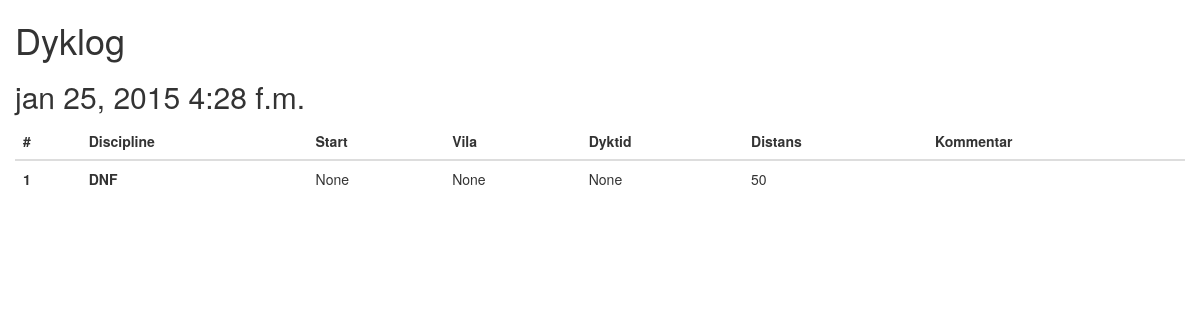
The app's page //, older data.
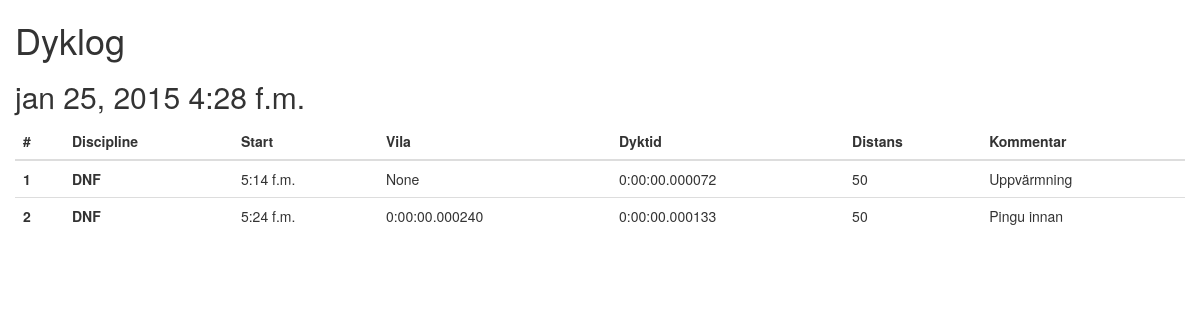
The same page, newer data.
### src/apps/dive_log/models.py (models this page shows, shortened)
class Session(models.Model):
    date = models.DateField(verbose_name=_(u'Datum'))
    time = models.TimeField(verbose_name=_(u'Tid'))
    comment = models.CharField(verbose_name=_(u'Kommentar'), max_length=512, blank=True)
    class Meta:
        verbose_name = _(u'Session')
        verbose_name_plural = _(u'Sessioner')
        ordering = ['date', 'time']

class Dive(models.Model):
    session = models.ForeignKey(Session)
    discipline = models.ForeignKey(Discipline, verbose_name=_(u'Disciplin'), null=True, blank=True)
    rest_duration = models.DurationField(_(u'Vila'), null=True, blank=True)
    start = models.TimeField(null=True, blank=True)
    dive_duration = models.DurationField(_(u'Dyktid'), null=True, blank=True)
    distance = models.IntegerField(_(u'Distans'), help_text=_(u'i meter'), null=True)
    temperature = models.IntegerField(_(u'Temperatur'), help_text=_(u'i celsius'), null=True, blank=True)
    comment = models.CharField(_(u'Kommentar'), max_length=512, blank=True)
    class Meta:
        verbose_name = _(u'Dyk')
        verbose_name_plural = _(u'Dyk')

### src/apps/discipline/models.py (models this page shows, shortened)
class Discipline(models.Model):
    abbreviation = models.CharField(_(u'Förkortning'), max_length=3)
    name = models.CharField(_(u'Namn'), max_length=64)

### src/apps/dive_log/views.py (called while the page is built)
def list_sessions(request):
    sessions = Session.objects.all()
    context = {
        'sessions': sessions
    }
    return render(request, 'list.html', context)

### src/apps/dive_log/templates/list.html (shortened to what this page needs)
<!DOCTYPE html>
<html lang="sv-SE">
	<head>
        <link href="//maxcdn.bootstrapcdn.com/bootstrap/3.3.1/css/bootstrap.min.css" rel="stylesheet">
		<link href="//maxcdn.bootstrapcdn.com/font-awesome/4.2.0/css/font-awesome.min.css" rel="stylesheet">
	</head>
	<body>
      <div class="container-fluid">
        <h1>Dyklog</h1>
      {% for session in sessions %}
        <h2>{{ session.date }} {{ session.time }}</h2>
        <table class="table">
          <thead>
            <tr>
              <th>#</th>
              <th>Discipline</th>
              <th>Start</th>
              <th>Vila</th>
              <th>Dyktid</th>
              <th>Distans</th>
              <th>Kommentar</th>
            </tr>
          </thead>
          <tbody>
          {% for dive in session.dive_set.all %}
            <tr>
              <th>{{ forloop.counter }}</th>
              <th>{{ dive.discipline.abbreviation }}</th>
              <td>{{ dive.start }}</td>
              <td>{{ dive.rest_duration }}</td>
              <td>{{ dive.dive_duration }}</td>
              <td>{{ dive.distance }}</td>
              <td>{{ dive.comment }}</td>
            </tr>
          {% endfor %}
          </tbody>
        </table>
      {% endfor %}
      </div>
    </body>
</html>

Row changes from the older to the newer data that the page shows:
changed Dive "None": start "None" → "5:14 f.m."; dive_duration "None" → "0:00:00.000072"; comment (not shown) → "Uppvärmning"
added Dive: discipline.abbreviation "DNF", start "5:24 f.m.", rest_duration "0:00:00.000240", dive_duration "0:00:00.000133", distance "50", comment "Pingu innan"
